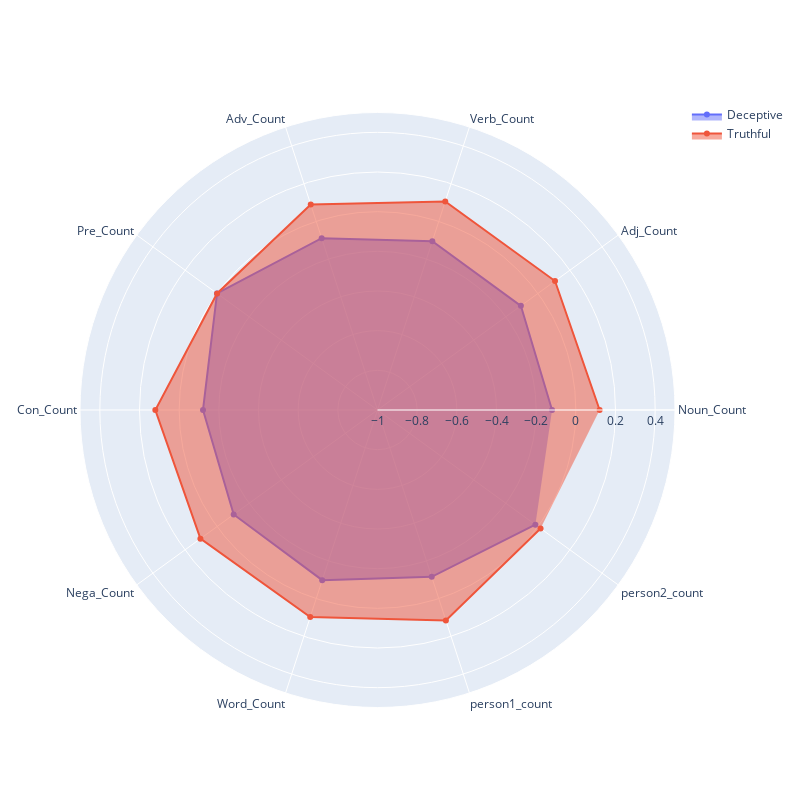

Source (notebook cell):
### Markdown cell above
## 1.	How does POS tag properties associates to deceptive and Truthful review?

### Code cell
radar_categories=radar_df.columns
fig=go.Figure()
fig.add_trace(go.Scatterpolar(
      r=radar_df.iloc[0].values,
      theta=radar_categories,
      fill='toself',
      name='Deceptive'
))

fig.add_trace(go.Scatterpolar(
      r=radar_df.iloc[1].values,
      theta=radar_categories,
      fill='toself',
      name='Truthful'
))

fig.update_layout(
  polar=dict(
    radialaxis=dict(
      visible=True,
      range=[-1, 0.5]
    )),
  showlegend=True,
  autosize=False,
  width=800,
  height=800,
)

fig.show()

### Figure 1 — Plotly figure (JSON) as saved in the notebook; plotly's stock layout.template omitted (floating-point values rounded to 4 significant figures)
{"data": [{"fill": "toself", "name": "Deceptive", "r": [-0.12, -0.1064, -0.1055, -0.08922, 0, -0.1202, -0.1036, -0.09795, -0.1153, -0.01617], "theta": ["Noun_Count", "Adj_Count", "Verb_Count", "Adv_Count", "Pre_Count", "Con_Count", "Nega_Count", "Word_Count", "person1_count", "person2_count"], "type": "scatterpolar"}, {"fill": "toself", "name": "Truthful", "r": [0.12, 0.1064, 0.1055, 0.08922, 0, 0.1202, 0.1036, 0.09795, 0.1153, 0.01617], "theta": ["Noun_Count", "Adj_Count", "Verb_Count", "Adv_Count", "Pre_Count", "Con_Count", "Nega_Count", "Word_Count", "person1_count", "person2_count"], "type": "scatterpolar"}], "layout": {"autosize": false, "height": 800, "polar": {"radialaxis": {"range": [-1, 0.5], "visible": true}}, "showlegend": true, "width": 800}}
